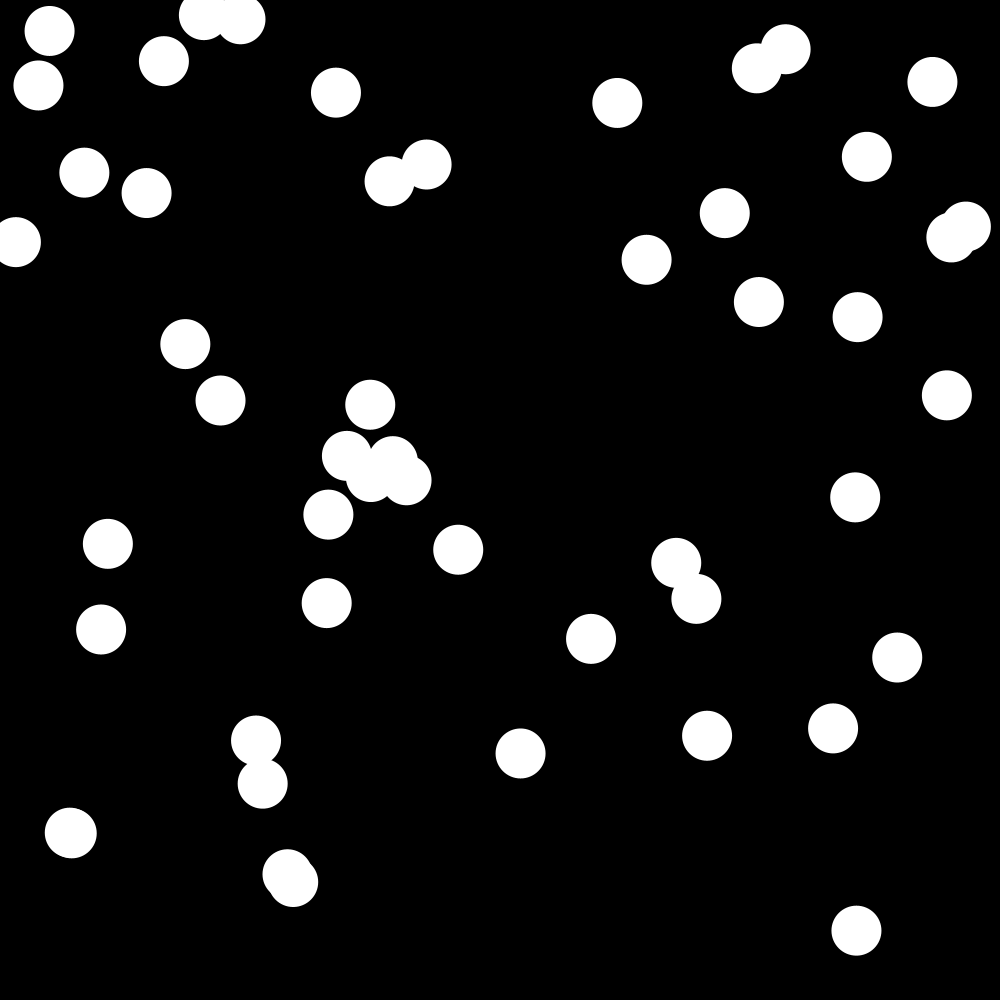
Frame 1 (no input)
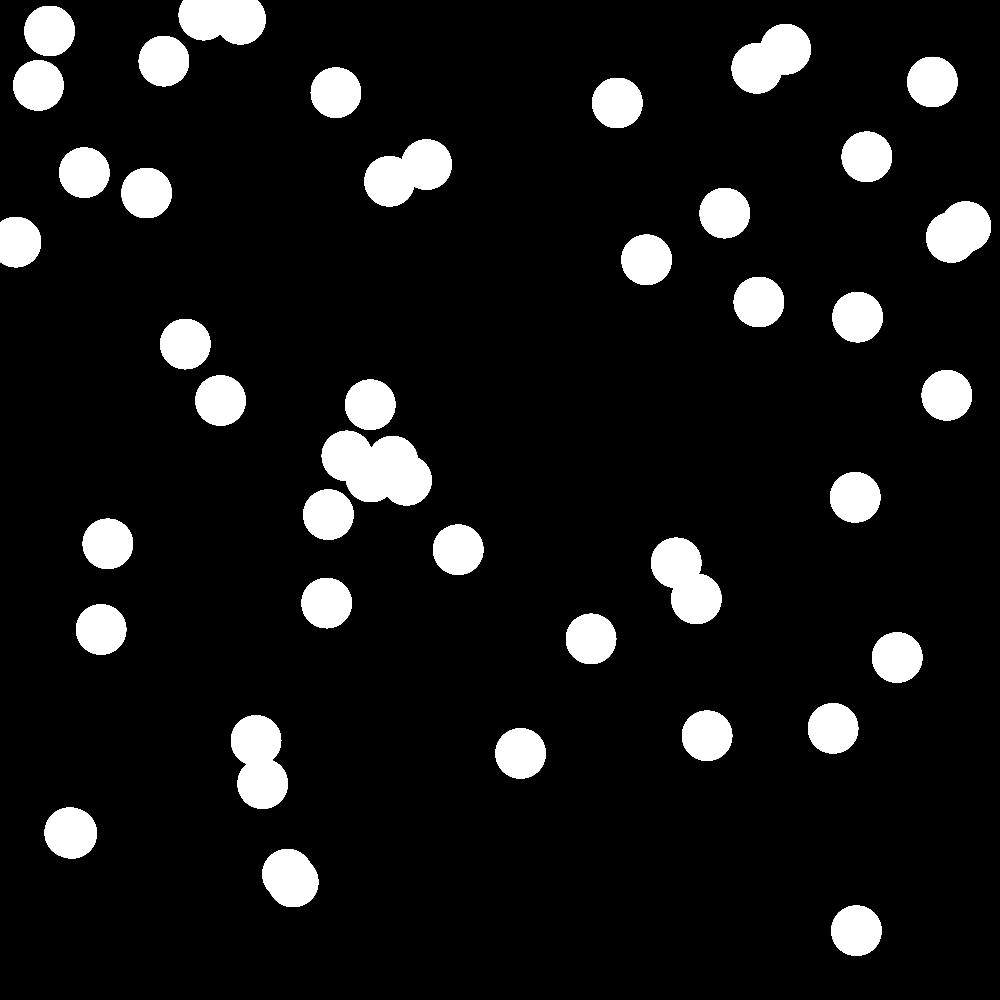
Frame 60 (the mouse pressed at the canvas centre just before this capture)
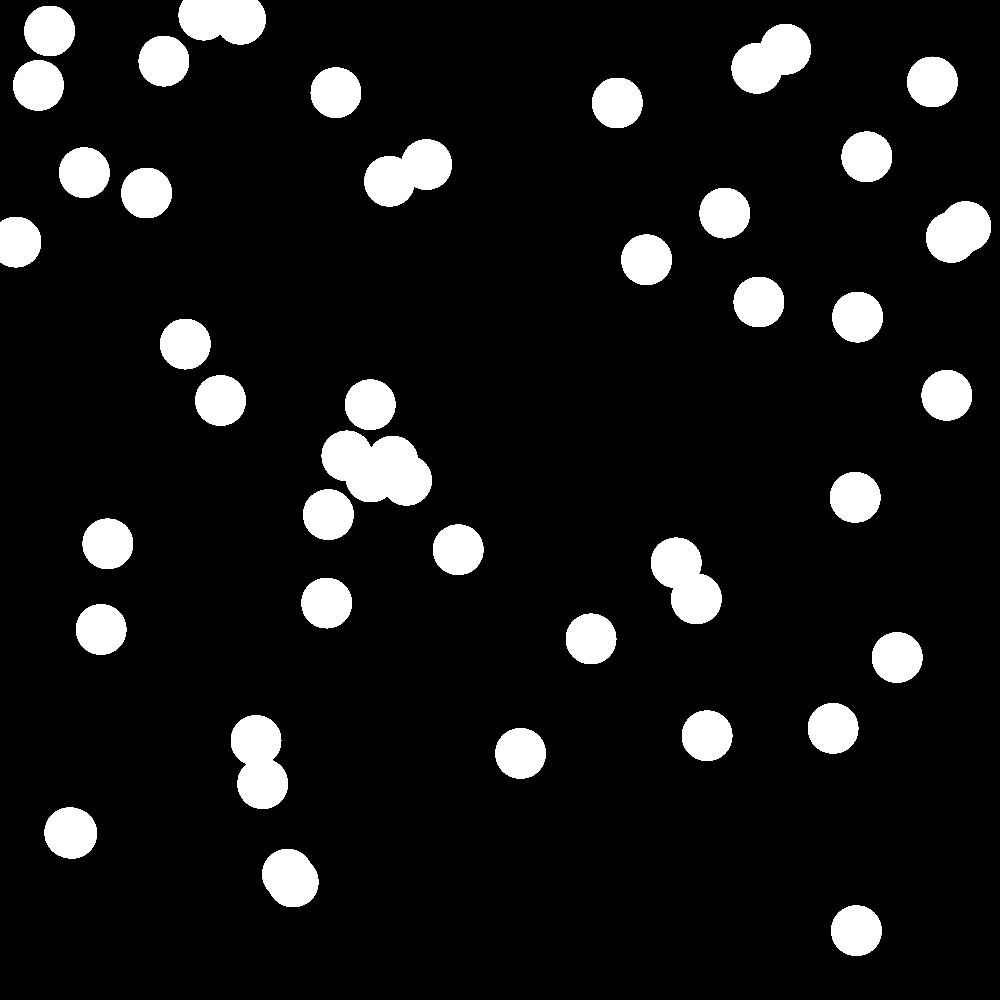
Frame 120 (the mouse held since frame 60 and released just before this capture)

The Processing sketch that drew these frames (run headless with seeded random() and noise(); from frame 60 on, the mouse is pressed at the canvas centre):

// Processing sketch: sketch_250619c
// ── sketch_250619c.pde
int arraySize = 50;
float[] xPosition;
float[] yPosition;

void setup() {
  size(1000, 1000);
  background(0);
  noStroke();

  xPosition = new float[arraySize];
  yPosition = new float[arraySize];

  for (int i = 0; i < xPosition.length; i++) {
    xPosition[i] = random(width);
    yPosition[i] = random(height); // mejor usar height para la posición Y
    println("x: " + xPosition[i] + ", y: " + yPosition[i]);
  }
}

void draw() {
  for (int i = 0; i < xPosition.length; i++) {
    ellipse(xPosition[i], yPosition[i], 50, 50);
  }
}
